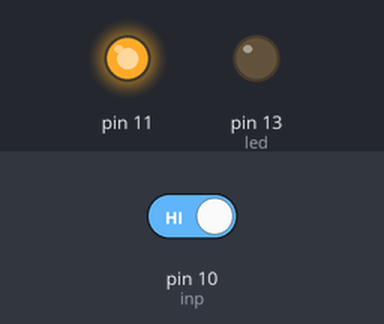
Bench run of a sketch on a simulated Arduino Uno, built with avr-gcc and run on an emulated ATmega328P. Parts: output pins drawn as LEDs (lit = HIGH). The test bench sets the inputs (shaded band); at power-on: pin 10 (inp) HIGH.

Above: at 1.2 s.
1.3 s: pin 10 (inp) driven LOW
At 1.9 s:
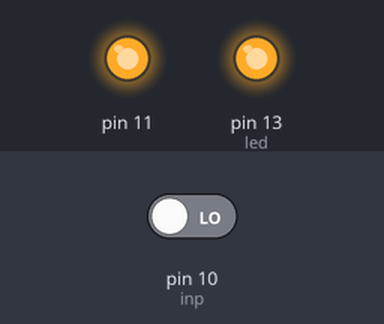
2.8 s: pin 10 (inp) driven HIGH
At 3.1 s:
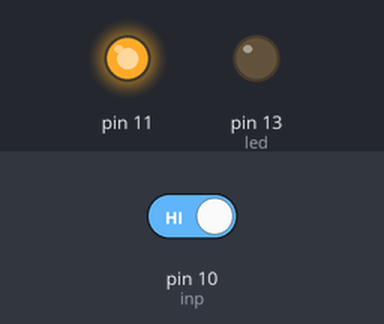
Timing chart, 0 to 5.8 s (numbered marks = the images above; inputs shaded):
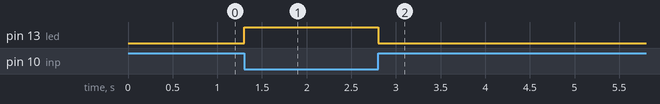

Measured:
- after the input at 1.3 s, pin 13 (led): LOW → HIGH at once
- after the input at 2.8 s, pin 13 (led): HIGH → LOW at once

The sketch:

1.ino
```cpp
//Step 1: defining a program to sense a button read it and then turn on an led
//digitalRead works reverse i.e 1 when off and 0 when on
#define inp 10
#define out 11
#define led 13
void setup() {
  // put your setup code here, to run once:
  pinMode(10,INPUT);
  pinMode(11,OUTPUT);
  pinMode(13,OUTPUT);
  digitalWrite(11,HIGH);
}

void loop() {
  // put your main code here, to run repeatedly:
  if(!digitalRead(inp))
    digitalWrite(led,HIGH);
  else
    digitalWrite(led,LOW);
}
```
